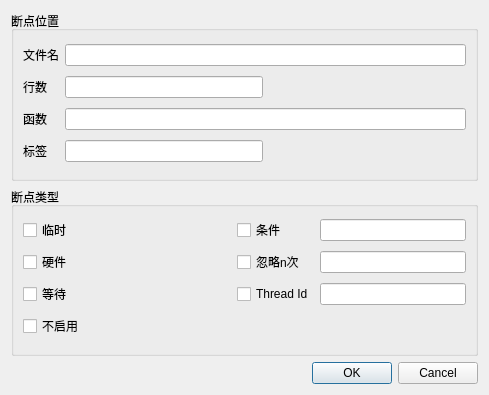
<?xml version="1.0" encoding="UTF-8"?>
<ui version="4.0">
 <class>SeerBreakpointCreateDialogForm</class>
 <widget class="QDialog" name="SeerBreakpointCreateDialogForm">
  <property name="geometry">
   <rect>
    <x>0</x>
    <y>0</y>
    <width>489</width>
    <height>395</height>
   </rect>
  </property>
  <property name="windowTitle">
   <string>Create a Breakpoint</string>
  </property>
  <layout class="QVBoxLayout" name="verticalLayout">
   <item>
    <widget class="QGroupBox" name="breakpointLocationGroupBox">
     <property name="title">
      <string>断点位置</string>
     </property>
     <layout class="QGridLayout" name="gridLayout">
      <item row="0" column="0">
       <widget class="QLabel" name="filenameLabel">
        <property name="text">
         <string>文件名</string>
        </property>
       </widget>
      </item>
      <item row="0" column="1" colspan="2">
       <widget class="QLineEdit" name="filenameLineEdit">
        <property name="clearButtonEnabled">
         <bool>true</bool>
        </property>
       </widget>
      </item>
      <item row="1" column="0">
       <widget class="QLabel" name="lineNumberLabel">
        <property name="text">
         <string>行数</string>
        </property>
       </widget>
      </item>
      <item row="1" column="1">
       <widget class="QLineEdit" name="lineNumberLineEdit">
        <property name="clearButtonEnabled">
         <bool>true</bool>
        </property>
       </widget>
      </item>
      <item row="1" column="2">
       <spacer name="lineNumberHorizontalSpacer">
        <property name="orientation">
         <enum>Qt::Horizontal</enum>
        </property>
        <property name="sizeHint" stdset="0">
         <size>
          <width>40</width>
          <height>20</height>
         </size>
        </property>
       </spacer>
      </item>
      <item row="2" column="0">
       <widget class="QLabel" name="functionLabel">
        <property name="text">
         <string>函数</string>
        </property>
       </widget>
      </item>
      <item row="2" column="1" colspan="2">
       <widget class="QLineEdit" name="functionLineEdit">
        <property name="clearButtonEnabled">
         <bool>true</bool>
        </property>
       </widget>
      </item>
      <item row="3" column="0">
       <widget class="QLabel" name="labelLabel">
        <property name="text">
         <string>标签</string>
        </property>
       </widget>
      </item>
      <item row="3" column="1">
       <widget class="QLineEdit" name="labelLineEdit">
        <property name="clearButtonEnabled">
         <bool>true</bool>
        </property>
       </widget>
      </item>
      <item row="3" column="2">
       <spacer name="labelHorizontalSpacer">
        <property name="orientation">
         <enum>Qt::Horizontal</enum>
        </property>
        <property name="sizeHint" stdset="0">
         <size>
          <width>40</width>
          <height>20</height>
         </size>
        </property>
       </spacer>
      </item>
     </layout>
    </widget>
   </item>
   <item>
    <widget class="QGroupBox" name="breakpointTypeGroupBox">
     <property name="title">
      <string>断点类型</string>
     </property>
     <layout class="QGridLayout" name="gridLayout_2">
      <item row="0" column="0">
       <widget class="QCheckBox" name="temporaryCheckBox">
        <property name="text">
         <string>临时</string>
        </property>
       </widget>
      </item>
      <item row="0" column="1">
       <spacer name="temporaryHorizontalSpacer">
        <property name="orientation">
         <enum>Qt::Horizontal</enum>
        </property>
        <property name="sizeHint" stdset="0">
         <size>
          <width>40</width>
          <height>20</height>
         </size>
        </property>
       </spacer>
      </item>
      <item row="0" column="2">
       <widget class="QCheckBox" name="conditionalCheckBox">
        <property name="text">
         <string>条件</string>
        </property>
       </widget>
      </item>
      <item row="0" column="3">
       <widget class="QLineEdit" name="conditionalLineEdit">
        <property name="clearButtonEnabled">
         <bool>true</bool>
        </property>
       </widget>
      </item>
      <item row="1" column="0">
       <widget class="QCheckBox" name="hardwareCheckBox">
        <property name="text">
         <string>硬件</string>
        </property>
       </widget>
      </item>
      <item row="1" column="1">
       <spacer name="hardwareHorizontalSpacer">
        <property name="orientation">
         <enum>Qt::Horizontal</enum>
        </property>
        <property name="sizeHint" stdset="0">
         <size>
          <width>40</width>
          <height>20</height>
         </size>
        </property>
       </spacer>
      </item>
      <item row="1" column="2">
       <widget class="QCheckBox" name="ignoreCountCheckBox">
        <property name="text">
         <string>忽略n次</string>
        </property>
       </widget>
      </item>
      <item row="1" column="3">
       <widget class="QLineEdit" name="ignoreCountLineEdit">
        <property name="clearButtonEnabled">
         <bool>true</bool>
        </property>
       </widget>
      </item>
      <item row="2" column="0">
       <widget class="QCheckBox" name="pendingCheckBox">
        <property name="text">
         <string>等待</string>
        </property>
       </widget>
      </item>
      <item row="2" column="1">
       <spacer name="pendingHorizontalSpacer">
        <property name="orientation">
         <enum>Qt::Horizontal</enum>
        </property>
        <property name="sizeHint" stdset="0">
         <size>
          <width>40</width>
          <height>20</height>
         </size>
        </property>
       </spacer>
      </item>
      <item row="2" column="2">
       <widget class="QCheckBox" name="threadIdCheckBox">
        <property name="text">
         <string>Thread Id</string>
        </property>
       </widget>
      </item>
      <item row="2" column="3">
       <widget class="QLineEdit" name="threadIdLineEdit">
        <property name="clearButtonEnabled">
         <bool>true</bool>
        </property>
       </widget>
      </item>
      <item row="3" column="0">
       <widget class="QCheckBox" name="disabledCheckBox">
        <property name="text">
         <string>不启用</string>
        </property>
       </widget>
      </item>
      <item row="3" column="1">
       <spacer name="disabledHorizontalSpacer">
        <property name="orientation">
         <enum>Qt::Horizontal</enum>
        </property>
        <property name="sizeHint" stdset="0">
         <size>
          <width>40</width>
          <height>20</height>
         </size>
        </property>
       </spacer>
      </item>
     </layout>
    </widget>
   </item>
   <item>
    <widget class="QDialogButtonBox" name="buttonBox">
     <property name="orientation">
      <enum>Qt::Horizontal</enum>
     </property>
     <property name="standardButtons">
      <set>QDialogButtonBox::Cancel|QDialogButtonBox::Ok</set>
     </property>
    </widget>
   </item>
  </layout>
 </widget>
 <resources/>
 <connections>
  <connection>
   <sender>buttonBox</sender>
   <signal>accepted()</signal>
   <receiver>SeerBreakpointCreateDialogForm</receiver>
   <slot>accept()</slot>
   <hints>
    <hint type="sourcelabel">
     <x>248</x>
     <y>254</y>
    </hint>
    <hint type="destinationlabel">
     <x>157</x>
     <y>274</y>
    </hint>
   </hints>
  </connection>
  <connection>
   <sender>buttonBox</sender>
   <signal>rejected()</signal>
   <receiver>SeerBreakpointCreateDialogForm</receiver>
   <slot>reject()</slot>
   <hints>
    <hint type="sourcelabel">
     <x>316</x>
     <y>260</y>
    </hint>
    <hint type="destinationlabel">
     <x>286</x>
     <y>274</y>
    </hint>
   </hints>
  </connection>
 </connections>
</ui>
